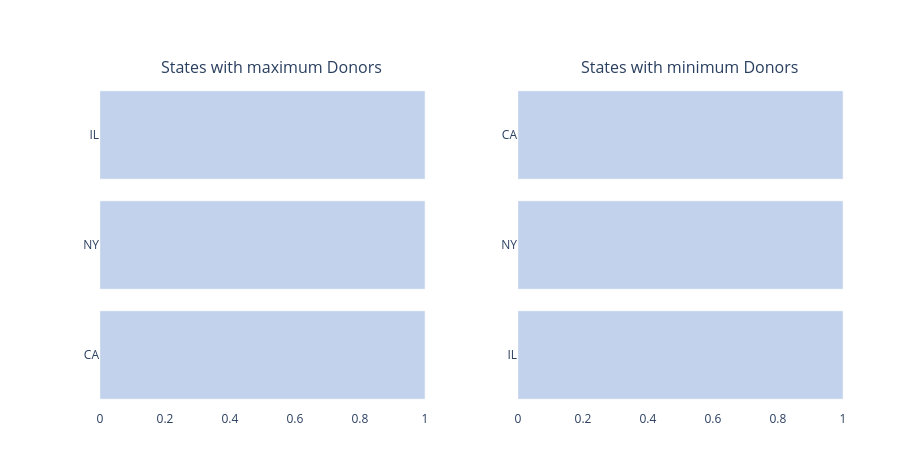

Source (notebook cell):
### Code cell
import plotly.graph_objs as go
from plotly import tools
from plotly.offline import iplot

def bar_hor(df, col, limit=100, color='#b0c4de', rev=False):
    # DIAGNÓSTICO: Esto imprimirá en tu celda qué datos está leyendo realmente
    print(f"--- Datos leídos para la columna '{col}' (rev={rev}) ---")
    cnt_srs = df[col].value_counts()
    print(cnt_srs.head(limit)) # Veremos en texto si son 3 o 10 estados
    
    if rev:
        srs = cnt_srs.tail(limit)
        yy = [str(index) for index in srs.index]
        xx = [float(val) for val in srs.values]
    else:
        srs = cnt_srs.head(limit)
        yy = [str(index) for index in srs.index][::-1]
        xx = [float(val) for val in srs.values][::-1]
        
    # Forzamos explícitamente a Plotly a tratar el eje X como numérico y el Y como categoría
    trace = go.Bar(
        y=yy, 
        x=xx, 
        orientation='h', 
        marker=dict(color=color),
        type='bar'
    )
    return trace

# --- Configuración y despliegue ---

# Asegúrate de que 'Donor State' sea la columna correcta. 
# Si tu dataset tiene las siglas en otra columna (como 'State'), cámbialo aquí:
trace2 = bar_hor(donors_df, 'Donor State', limit=10, color='#c2d2ed', rev=False)
trace4 = bar_hor(donors_df, 'Donor State', limit=10, color='#c2d2ed', rev=True)

fig = tools.make_subplots(
    rows=1, 
    cols=2, 
    print_grid=False, 
    subplot_titles=['States with maximum Donors', 'States with minimum Donors']
)

fig.append_trace(trace2, 1, 1)
fig.append_trace(trace4, 1, 2)

# Forzamos los ejes en el layout para que no se queden en (0, 1)
fig['layout'].update(
    height=450, 
    width=900,
    showlegend=False,
    margin=dict(l=100, r=40, t=80, b=40),
    plot_bgcolor='rgba(0,0,0,0)',
    xaxis1=dict(autorange=True, type='linear'),
    xaxis2=dict(autorange=True, type='linear'),
    yaxis1=dict(type='category'),
    yaxis2=dict(type='category')
)

iplot(fig)

### Figure 1 — Plotly figure (JSON) as saved in the notebook; plotly's stock layout.template omitted (floating-point values rounded to 4 significant figures)
{"data": [{"marker": {"color": "#c2d2ed"}, "orientation": "h", "type": "bar", "x": [1, 1, 1], "xaxis": "x", "y": ["CA", "NY", "IL"], "yaxis": "y"}, {"marker": {"color": "#c2d2ed"}, "orientation": "h", "type": "bar", "x": [1, 1, 1], "xaxis": "x2", "y": ["IL", "NY", "CA"], "yaxis": "y2"}], "layout": {"annotations": [{"font": {"size": 16}, "showarrow": false, "text": "States with maximum Donors", "x": 0.225, "xanchor": "center", "xref": "paper", "y": 1, "yanchor": "bottom", "yref": "paper"}, {"font": {"size": 16}, "showarrow": false, "text": "States with minimum Donors", "x": 0.775, "xanchor": "center", "xref": "paper", "y": 1, "yanchor": "bottom", "yref": "paper"}], "height": 450, "margin": {"b": 40, "l": 100, "r": 40, "t": 80}, "plot_bgcolor": "rgba(0,0,0,0)", "showlegend": false, "width": 900, "xaxis": {"anchor": "y", "autorange": true, "domain": [0, 0.45], "type": "linear"}, "xaxis2": {"anchor": "y2", "autorange": true, "domain": [0.55, 1], "type": "linear"}, "yaxis": {"anchor": "x", "domain": [0, 1], "type": "category"}, "yaxis2": {"anchor": "x2", "domain": [0, 1], "type": "category"}}}
